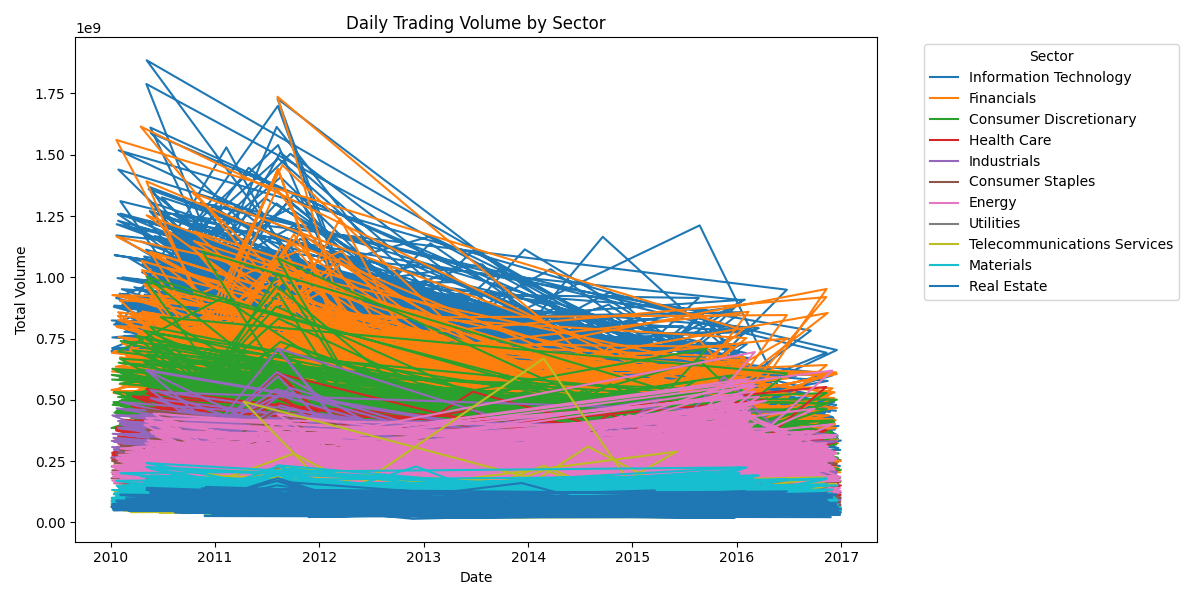

This chart was generated by the following Python code:
import os
import pandas as pd
import matplotlib.pyplot as plt

# Construct relative path to the CSV output file
csv_path = os.path.join(os.path.dirname(__file__), '..', 'output', 'VOL_query_sector_daily_volume.csv')

# Read the output CSV
df = pd.read_csv(csv_path)

# Set column names based on Hive query
df.columns = ['sp.dt', 'sc.sector', 'total_volume']

# Convert date column
df['sp.dt'] = pd.to_datetime(df['sp.dt'])

# Plot
plt.figure(figsize=(12, 6))
for sector in df['sc.sector'].unique():
    sector_df = df[df['sc.sector'] == sector]
    plt.plot(sector_df['sp.dt'], sector_df['total_volume'], label=sector)

plt.title('Daily Trading Volume by Sector')
plt.xlabel('Date')
plt.ylabel('Total Volume')
plt.legend(title='Sector', bbox_to_anchor=(1.05, 1), loc='upper left')
plt.tight_layout()

# Save plot next to script
output_path = os.path.join(os.path.dirname(__file__), 'VOL_query_sector_daily_volume.png')
plt.savefig(output_path)
plt.close()

print(f"✅ Visualization saved to: {output_path}")
